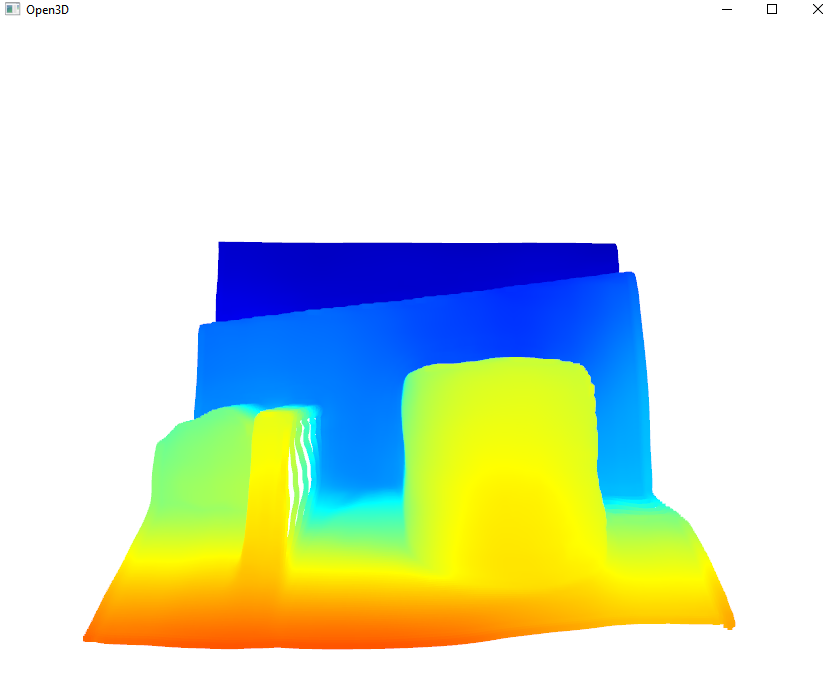
#> input picture img.png, 827 x 695 px
$ python -i adjustVideo.py   (imports and definitions only)
#> lines starting #> are read from the running program, lines starting #| are printed output that depends on the picture
#> further down, picture is the input picture: shape (695, 827, 3); mean B, G, R 205.8, 225.3, 214
import os
import cv2
import numpy as np


video_folder = "Data/Weld_VIdeo/"
# [1 line that did not run here, left out]
video_idx = 2
# [1 line that did not run here, left out]

# [4 lines not run here, left out]


# [1 line that did not run here, left out]
frame_counter = 0

frame_idx = 0
brightness = 50
contrast = 30
vibrance = 1.4
hue = 0
saturation = 0
lightness = 0


def update_frame_idx(val):
    global frame_idx
    frame_idx = max(0, val)
    cap.set(cv2.CAP_PROP_POS_FRAMES, frame_idx)


def apply_adjustments(frame):
    # Adjust brightness and contrast
    img = np.int16(frame)
    img = img * (contrast / 127 + 1) - contrast + brightness
    img = np.clip(img, 0, 255)
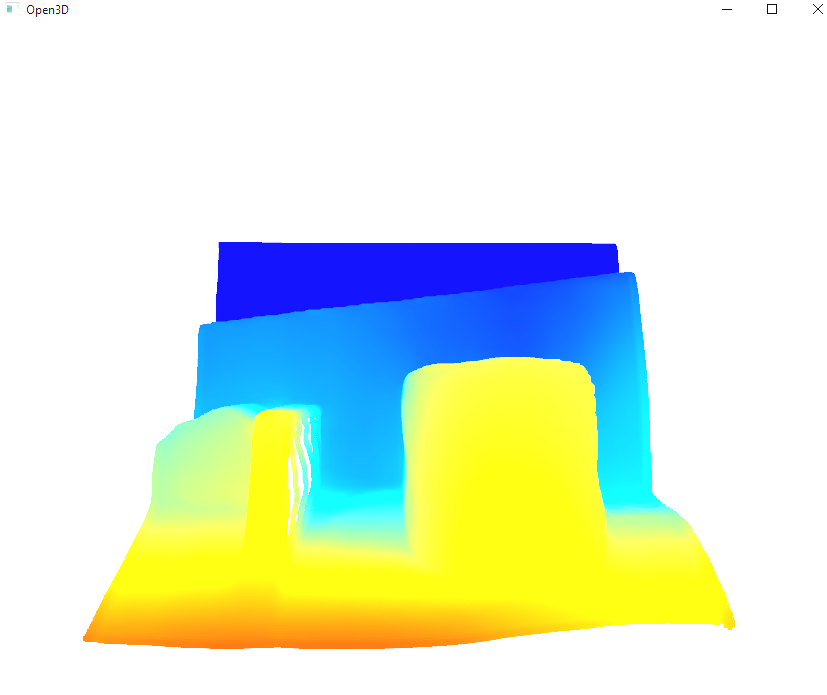
#> img: shape (695, 827, 3) float64; mean B, G, R 213.5, 234.5, 220.9
    img = np.uint8(img)

    # Convert to HSV and adjust vibrance
    hsv = cv2.cvtColor(img, cv2.COLOR_BGR2HSV)
#> hsv: shape (695, 827, 3); mean H, S, V 21.4, 74, 254.9
    h, s, v = cv2.split(hsv)
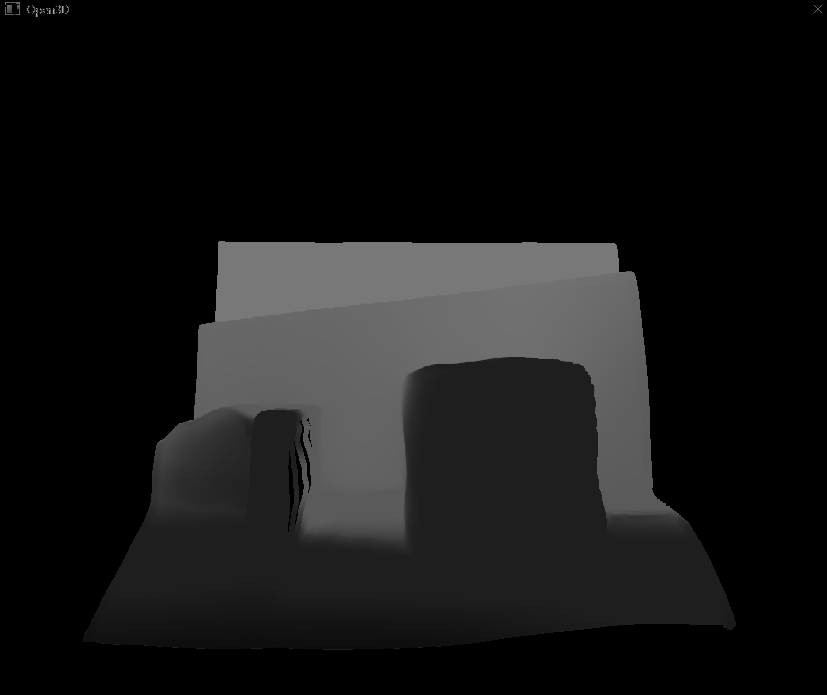
#> h: shape (695, 827); min 0, max 165, mean 21.4
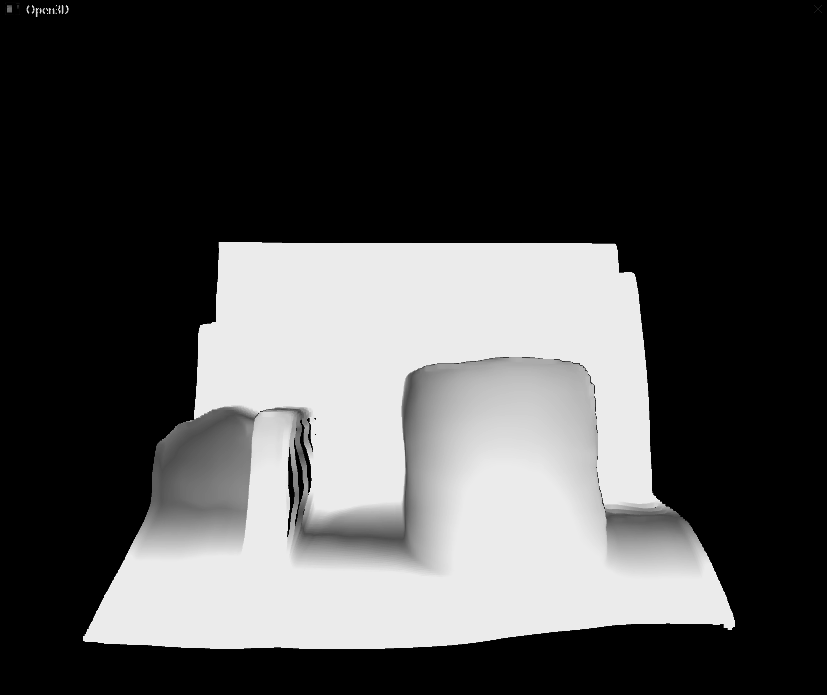
#> s: shape (695, 827); min 0, max 235, mean 74
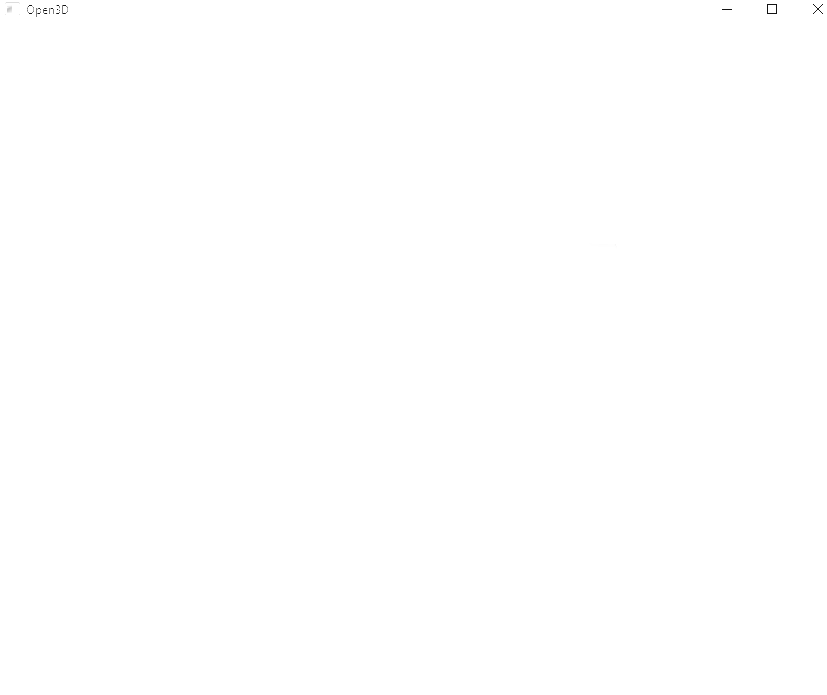
#> v: shape (695, 827); min 20, max 255, mean 254.9

    # Adjust vibrance
    xval = np.arange(0, 256)
    lut = (255 * np.tanh(vibrance * xval / 255) / np.tanh(1) + 0.5).astype(np.uint8)
    s = cv2.LUT(s, lut)
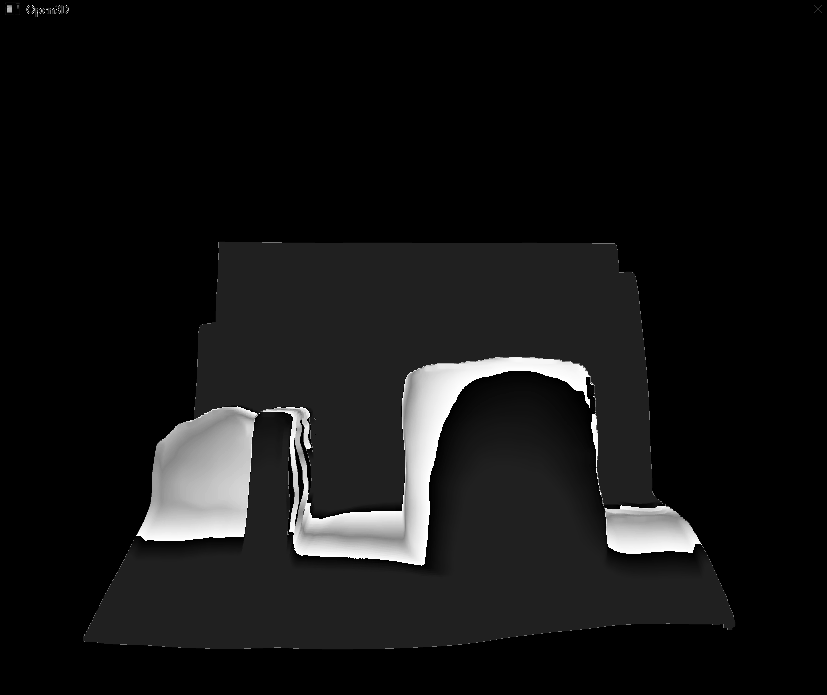
#> s: shape (695, 827); min 0, max 255, mean 19.9

    # Adjust hue
    h = (h.astype(int) + hue) % 180
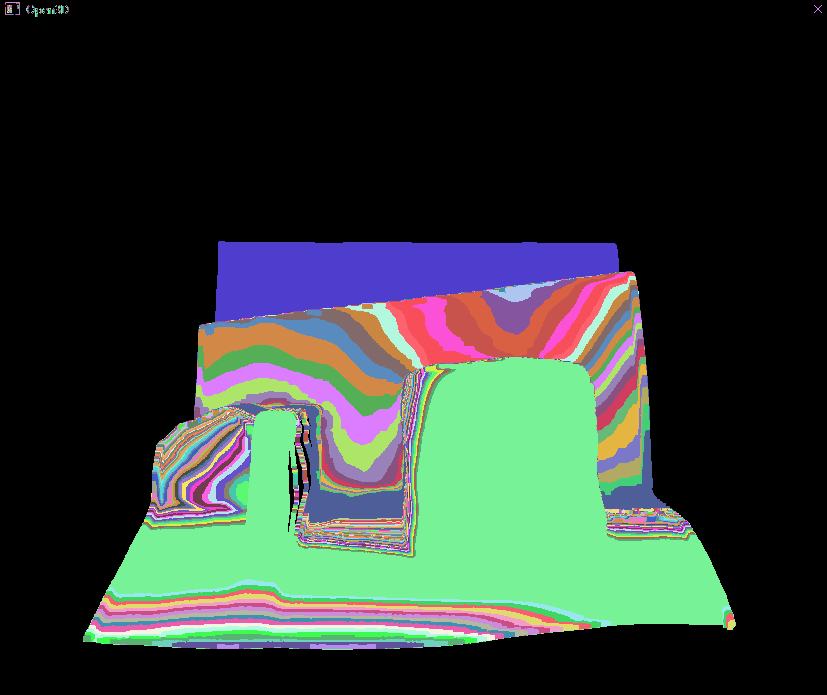
#> h: shape (695, 827) int64; 117 distinct labels, from 0 to 165; one colour per label, 0 black
    h = h.astype(np.uint8)

    # Adjust saturation
    s = cv2.add(s, saturation)

    # Adjust lightness
    v = cv2.add(v, lightness)

    adjusted_hsv = cv2.merge([h, s, v])
#> adjusted_hsv: shape (695, 827, 3); mean H, S, V 21.4, 19.9, 254.9
    adjusted_frame = cv2.cvtColor(adjusted_hsv, cv2.COLOR_HSV2BGR)
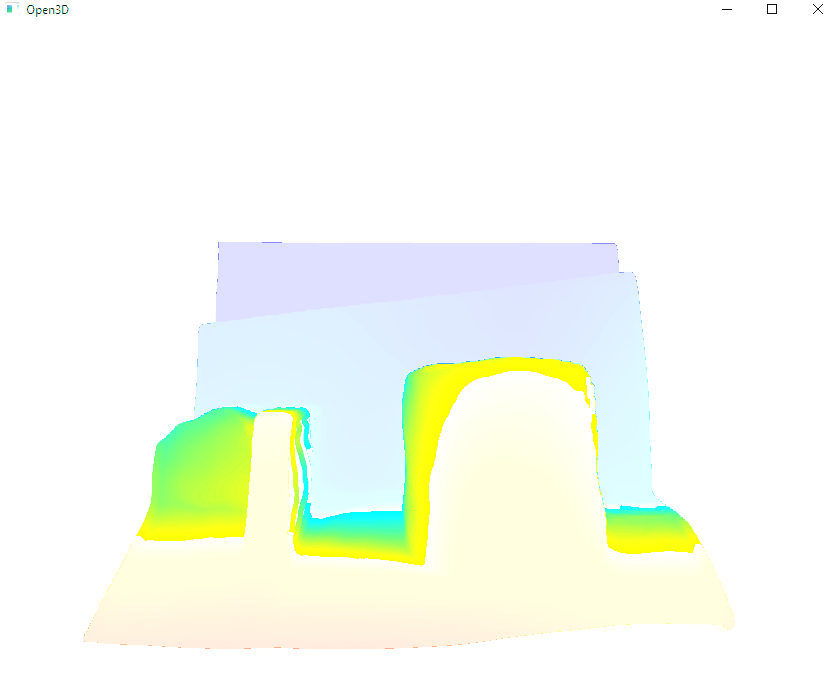
#> adjusted_frame: shape (695, 827, 3); mean B, G, R 240.6, 252, 246.8
    return adjusted_frame


video_name = "Video"
# [36 lines not run here, left out]

>>> import cv2
>>> picture = cv2.imread('../img.png')
>>> result = apply_adjustments(picture)
